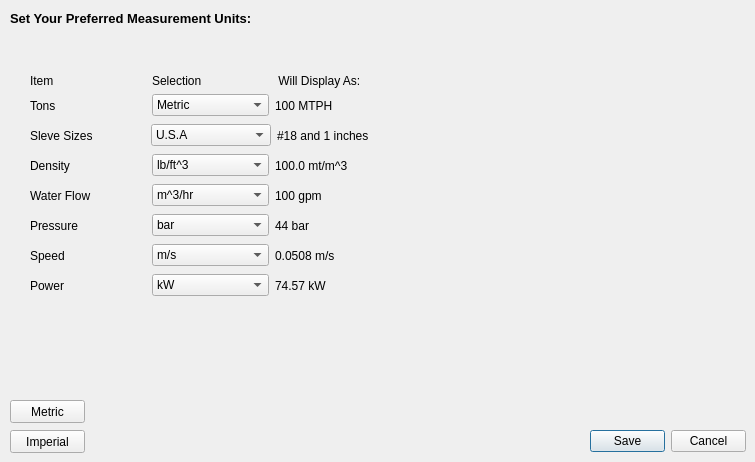
     <widget class="QWidget" name="UnitsTab">
      <attribute name="title">
       <string>Units</string>
      </attribute>
      <widget class="QLabel" name="label">
       <property name="geometry">
        <rect>
         <x>10</x>
         <y>10</y>
         <width>391</width>
         <height>16</height>
        </rect>
       </property>
       <property name="font">
        <font>
         <pointsize>10</pointsize>
         <weight>75</weight>
         <bold>true</bold>
         <underline>false</underline>
        </font>
       </property>
       <property name="text">
        <string>Set Your Preferred Measurement Units:</string>
       </property>
      </widget>
      <widget class="QWidget" name="layoutWidget">
       <property name="geometry">
        <rect>
         <x>30</x>
         <y>120</y>
         <width>361</width>
         <height>31</height>
        </rect>
       </property>
       <layout class="QHBoxLayout" name="horizontalLayout_3">
        <item>
         <widget class="QLabel" name="label_7">
          <property name="text">
           <string>Sleve Sizes</string>
          </property>
          <property name="buddy">
           <cstring>comboBox_2</cstring>
          </property>
         </widget>
        </item>
        <item>
         <widget class="QComboBox" name="comboBox_2">
          <item>
           <property name="text">
            <string>U.S.A</string>
           </property>
          </item>
          <item>
           <property name="text">
            <string>British BS MESH</string>
           </property>
          </item>
          <item>
           <property name="text">
            <string>French TAMIS</string>
           </property>
          </item>
          <item>
           <property name="text">
            <string>German DIN</string>
           </property>
          </item>
          <item>
           <property name="text">
            <string>Millimeters</string>
           </property>
          </item>
          <item>
           <property name="text">
            <string>Tyler</string>
           </property>
          </item>
          <item>
           <property name="text">
            <string>Inches</string>
           </property>
          </item>
         </widget>
        </item>
        <item>
         <widget class="QLabel" name="label_8">
          <property name="text">
           <string>#18 and 1 inches</string>
          </property>
          <property name="buddy">
           <cstring>comboBox_2</cstring>
          </property>
         </widget>
        </item>
       </layout>
      </widget>
      <widget class="QWidget" name="layoutWidget_2">
       <property name="geometry">
        <rect>
         <x>30</x>
         <y>150</y>
         <width>361</width>
         <height>31</height>
        </rect>
       </property>
       <layout class="QHBoxLayout" name="horizontalLayout_4">
        <item>
         <widget class="QLabel" name="label_9">
          <property name="text">
           <string>Density</string>
          </property>
          <property name="buddy">
           <cstring>comboBox_3</cstring>
          </property>
         </widget>
        </item>
        <item>
         <widget class="QComboBox" name="comboBox_3">
          <item>
           <property name="text">
            <string>lb/ft^3</string>
           </property>
          </item>
          <item>
           <property name="text">
            <string>mt/m^3</string>
           </property>
          </item>
         </widget>
        </item>
        <item>
         <widget class="QLabel" name="label_10">
          <property name="text">
           <string>100.0 mt/m^3</string>
          </property>
          <property name="buddy">
           <cstring>comboBox_3</cstring>
          </property>
         </widget>
        </item>
       </layout>
      </widget>
      <widget class="QWidget" name="layoutWidget_3">
       <property name="geometry">
        <rect>
         <x>30</x>
         <y>180</y>
         <width>361</width>
         <height>31</height>
        </rect>
       </property>
       <layout class="QHBoxLayout" name="horizontalLayout_7">
        <item>
         <widget class="QLabel" name="label_15">
          <property name="text">
           <string>Water Flow</string>
          </property>
          <property name="buddy">
           <cstring>comboBox_6</cstring>
          </property>
         </widget>
        </item>
        <item>
         <widget class="QComboBox" name="comboBox_6">
          <item>
           <property name="text">
            <string>m^3/hr</string>
           </property>
          </item>
          <item>
           <property name="text">
            <string>l/s</string>
           </property>
          </item>
          <item>
           <property name="text">
            <string>gpm</string>
           </property>
          </item>
         </widget>
        </item>
        <item>
         <widget class="QLabel" name="label_16">
          <property name="text">
           <string>100 gpm</string>
          </property>
          <property name="buddy">
           <cstring>comboBox_6</cstring>
          </property>
         </widget>
        </item>
       </layout>
      </widget>
      <widget class="QWidget" name="layoutWidget_4">
       <property name="geometry">
        <rect>
         <x>30</x>
         <y>210</y>
         <width>361</width>
         <height>31</height>
        </rect>
       </property>
       <layout class="QHBoxLayout" name="horizontalLayout_8">
        <item>
         <widget class="QLabel" name="label_17">
          <property name="text">
           <string>Pressure</string>
          </property>
          <property name="buddy">
           <cstring>comboBox_7</cstring>
          </property>
         </widget>
        </item>
        <item>
         <widget class="QComboBox" name="comboBox_7">
          <item>
           <property name="text">
            <string>bar</string>
           </property>
          </item>
          <item>
           <property name="text">
            <string>kPa</string>
           </property>
          </item>
          <item>
           <property name="text">
            <string>psi</string>
           </property>
          </item>
         </widget>
        </item>
        <item>
         <widget class="QLabel" name="label_18">
          <property name="text">
           <string>44 bar</string>
          </property>
          <property name="buddy">
           <cstring>comboBox_7</cstring>
          </property>
         </widget>
        </item>
       </layout>
      </widget>
      <widget class="QWidget" name="layoutWidget_5">
       <property name="geometry">
        <rect>
         <x>30</x>
         <y>240</y>
         <width>361</width>
         <height>31</height>
        </rect>
       </property>
       <layout class="QHBoxLayout" name="horizontalLayout_9">
        <item>
         <widget class="QLabel" name="label_19">
          <property name="text">
           <string>Speed</string>
          </property>
          <property name="buddy">
           <cstring>comboBox_8</cstring>
          </property>
         </widget>
        </item>
        <item>
         <widget class="QComboBox" name="comboBox_8">
          <item>
           <property name="text">
            <string>m/s</string>
           </property>
          </item>
          <item>
           <property name="text">
            <string>fpm</string>
           </property>
          </item>
         </widget>
        </item>
        <item>
         <widget class="QLabel" name="label_20">
          <property name="text">
           <string>0.0508 m/s</string>
          </property>
          <property name="buddy">
           <cstring>comboBox_8</cstring>
          </property>
         </widget>
        </item>
       </layout>
      </widget>
      <widget class="QWidget" name="layoutWidget_6">
       <property name="geometry">
        <rect>
         <x>30</x>
         <y>270</y>
         <width>361</width>
         <height>31</height>
        </rect>
       </property>
       <layout class="QHBoxLayout" name="horizontalLayout_10">
        <item>
         <widget class="QLabel" name="label_21">
          <property name="text">
           <string>Power</string>
          </property>
          <property name="buddy">
           <cstring>comboBox_9</cstring>
          </property>
         </widget>
        </item>
        <item>
         <widget class="QComboBox" name="comboBox_9">
          <item>
           <property name="text">
            <string>kW</string>
           </property>
          </item>
          <item>
           <property name="text">
            <string>HP</string>
           </property>
          </item>
         </widget>
        </item>
        <item>
         <widget class="QLabel" name="label_22">
          <property name="text">
           <string>74.57 kW</string>
          </property>
          <property name="buddy">
           <cstring>comboBox_9</cstring>
          </property>
         </widget>
        </item>
       </layout>
      </widget>
      <widget class="QPushButton" name="MetricBtn">
       <property name="geometry">
        <rect>
         <x>10</x>
         <y>400</y>
         <width>75</width>
         <height>23</height>
        </rect>
       </property>
       <property name="text">
        <string>Metric</string>
       </property>
      </widget>
      <widget class="QPushButton" name="ImperialBtn">
       <property name="geometry">
        <rect>
         <x>10</x>
         <y>430</y>
         <width>75</width>
         <height>23</height>
        </rect>
       </property>
       <property name="text">
        <string>Imperial</string>
       </property>
      </widget>
      <widget class="QDialogButtonBox" name="buttonBox">
       <property name="geometry">
        <rect>
         <x>590</x>
         <y>430</y>
         <width>156</width>
         <height>23</height>
        </rect>
       </property>
       <property name="standardButtons">
        <set>QDialogButtonBox::Cancel|QDialogButtonBox::Save</set>
       </property>
      </widget>
      <widget class="QWidget" name="">
       <property name="geometry">
        <rect>
         <x>30</x>
         <y>90</y>
         <width>361</width>
         <height>31</height>
        </rect>
       </property>
       <layout class="QHBoxLayout" name="horizontalLayout_2">
        <item>
         <widget class="QLabel" name="label_5">
          <property name="text">
           <string>Tons</string>
          </property>
          <property name="buddy">
           <cstring>comboBox</cstring>
          </property>
         </widget>
        </item>
        <item>
         <widget class="QComboBox" name="comboBox">
          <item>
           <property name="text">
            <string>Metric</string>
           </property>
          </item>
          <item>
           <property name="text">
            <string>Short</string>
           </property>
          </item>
          <item>
           <property name="text">
            <string>Long</string>
           </property>
          </item>
         </widget>
        </item>
        <item>
         <widget class="QLabel" name="label_6">
          <property name="text">
           <string>100 MTPH</string>
          </property>
          <property name="buddy">
           <cstring>comboBox</cstring>
          </property>
         </widget>
        </item>
       </layout>
      </widget>
      <widget class="QWidget" name="">
       <property name="geometry">
        <rect>
         <x>30</x>
         <y>70</y>
         <width>361</width>
         <height>21</height>
        </rect>
       </property>
       <layout class="QHBoxLayout" name="horizontalLayout">
        <item>
         <widget class="QLabel" name="label_2">
          <property name="text">
           <string>Item</string>
          </property>
         </widget>
        </item>
        <item>
         <widget class="QLabel" name="label_3">
          <property name="text">
           <string>Selection</string>
          </property>
         </widget>
        </item>
        <item>
         <widget class="QLabel" name="label_4">
          <property name="text">
           <string> Will Display As:</string>
          </property>
         </widget>
        </item>
       </layout>
      </widget>
     </widget>
